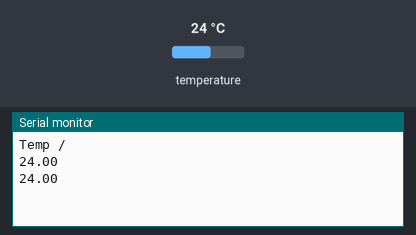
Recording of a sketch running on a simulated ESP32. Parts: the last lines printed to the serial monitor. The inputs (shaded band) are chosen by the test bench; at power-on: temperature 24 °C.

Above: at 2.3 s.
2.4 s: temperature set to 12 °C
At 3.0 s:
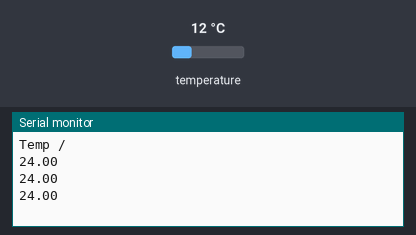
3.9 s: temperature set to 19 °C
At 4.6 s:
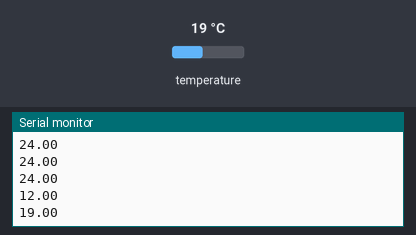
Timing chart, 0 to 6.9 s (numbered marks = the images above; inputs shaded):
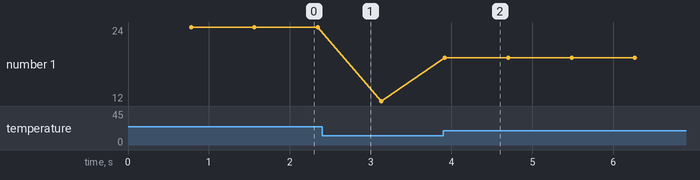

Measured:
- after the input at 3.9 s, the serial monitor: prints a new line at once (image 2)
- plotted number 1: 24 → 12 after the input at 2.4 s, 12 → 19 after the input at 3.9 s

The sketch:

ESP32.ino
```cpp
// Include the libraries we need
#include <OneWire.h>
#include <DallasTemperature.h>

// Data wire is plugged into port 2 on the Arduino
#define ONE_WIRE_BUS 2

// Setup a oneWire instance to communicate with any OneWire devices (not just Maxim/Dallas temperature ICs)
OneWire oneWire(ONE_WIRE_BUS);

// Pass our oneWire reference to Dallas Temperature.
DallasTemperature sensors(&oneWire);

//Define the Temp Variabel
float Temp = 0;
/*
 * The setup function. We only start the sensors here
 */
void setup(void)
{
  // start serial port
  Serial.begin(115200);
  while (!Serial);
  Serial.println("Temp /");


  // Start up the library
  sensors.begin();

}

/*
 * Main function, get and show the temperature
 */
void loop(void)
{
  // call sensors.requestTemperatures() to issue a global temperature
  // request to all devices on the bus
  sensors.requestTemperatures(); // Send the command to get temperatures
  // After we got the temperatures, we can print them here.
  // We use the function ByIndex, and as an example get the temperature from the first sensor only.
  Temp = sensors.getTempCByIndex(0);

  Serial.println(Temp);
  delay(20);
}
```
